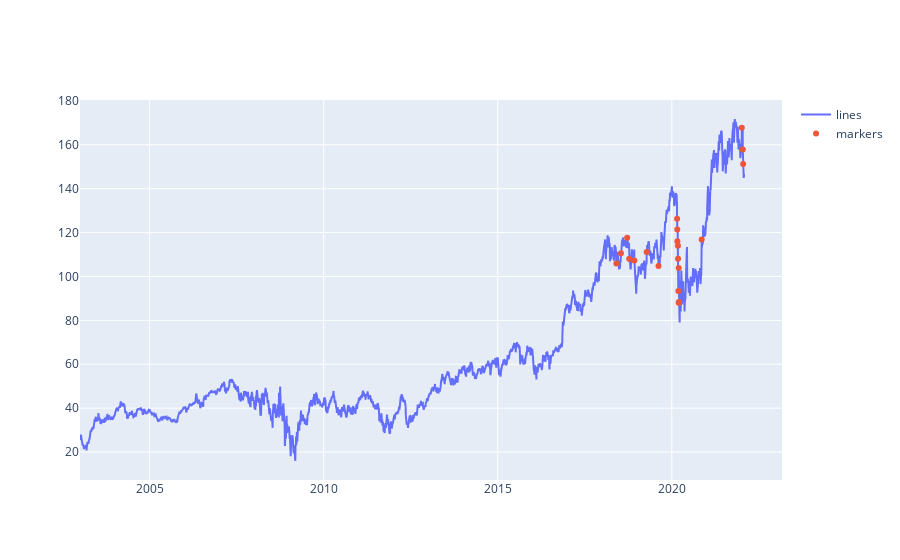

This figure's notebook cell:
### Code cell
fig = go.Figure()
fig.add_trace(go.Scatter(x=data['date'], y=data['close'], mode='lines', name='lines'))
fig.add_trace(go.Scatter(x=rows['date'], y=rows['close'], mode='markers', name='markers'))

# fig.update_xaxes(range=["2009-11-01", "2021-11-01"])
# fig.update_yaxes(range=[500, 2500])

### Figure 1 — Plotly figure (JSON) as saved in the notebook; plotly's stock layout.template omitted (floating-point values rounded to 4 significant figures; data arrays with more than 128 entries replaced by an {"elided": "..."} marker saying what was removed)
{"data": [{"mode": "lines", "name": "lines", "type": "scatter", "x": {"elided": "4803 str values"}, "y": {"elided": "4803 float values"}}, {"mode": "markers", "name": "markers", "type": "scatter", "x": ["2018-05-29T00:00:00", "2018-07-16T00:00:00", "2018-09-19T00:00:00", "2018-10-11T00:00:00", "2018-12-04T00:00:00", "2019-04-12T00:00:00", "2019-08-14T00:00:00", "2020-02-25T00:00:00", "2020-02-27T00:00:00", "2020-02-28T00:00:00", "2020-03-05T00:00:00", "2020-03-06T00:00:00", "2020-03-09T00:00:00", "2020-03-12T00:00:00", "2020-03-13T00:00:00", "2020-03-16T00:00:00", "2020-11-09T00:00:00", "2022-01-04T00:00:00", "2022-01-14T00:00:00", "2022-01-18T00:00:00"], "y": [105.9, 110.6, 117.6, 108.1, 107.2, 111.2, 104.8, 126.3, 121.4, 116.1, 114.0, 108.1, 93.44, 88.05, 103.9, 88.36, 116.9, 167.8, 157.9, 151.3]}], "layout": {}}
